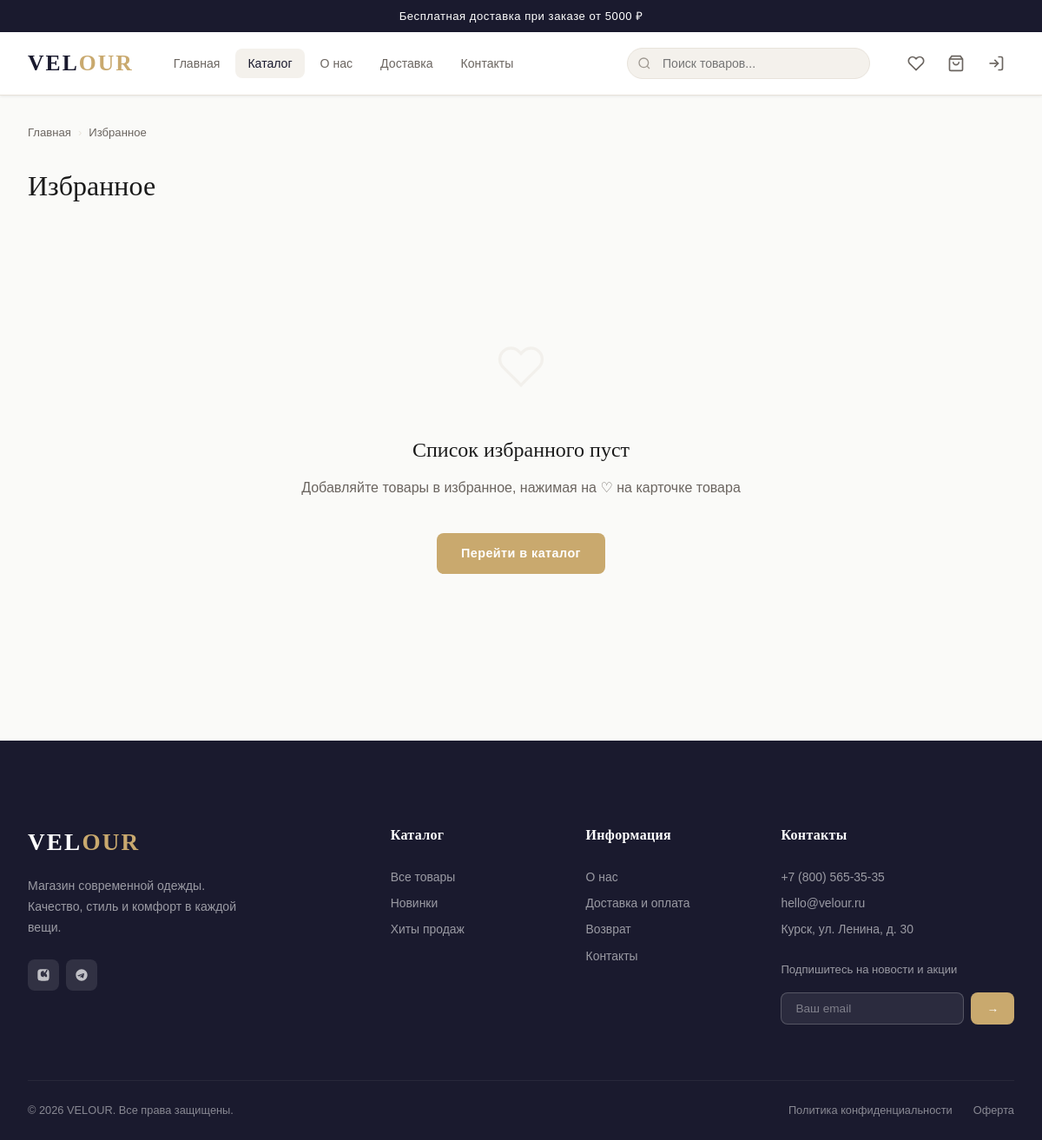
Screenshot of /catalog/favorites/ with the database file from the repository.
### apps/pages/models.py (models this page shows, shortened)
class SiteSettings(models.Model):
    site_name = models.CharField(max_length=100, default='Magazin Odejdi')
    site_description = models.TextField(blank=True)
    phone = models.CharField(max_length=30, blank=True)
    email = models.EmailField(blank=True)
    address = models.CharField(max_length=255, blank=True)
    vk_url = models.URLField(blank=True)
    telegram_url = models.URLField(blank=True)
    instagram_url = models.URLField(blank=True)
    delivery_info = models.TextField(blank=True, verbose_name='Информация о доставке')
    return_policy = models.TextField(blank=True, verbose_name='Политика возврата')
    free_delivery_from = models.DecimalField(max_digits=10, decimal_places=2, default=5000,
                                             verbose_name='Бесплатная доставка от (руб)')
    class Meta:
        verbose_name = 'Настройки сайта'
        verbose_name_plural = 'Настройки сайта'
    @classmethod
    def get(cls):
        obj, _ = cls.objects.get_or_create(pk=1)
        return obj

### apps/catalog/views.py (the view)
# urls.py: path('favorites/', views.FavoritesView.as_view(), name='favorites'),
class FavoritesView(TemplateView):
    template_name = 'catalog/favorites.html'
    def get_context_data(self, **kwargs):
        ctx = super().get_context_data(**kwargs)
        if self.request.user.is_authenticated:
            ctx['favorites'] = Product.objects.filter(
                favorited_by__user=self.request.user, is_active=True
            ).prefetch_related('images', 'variants').select_related('category')
        else:
            ctx['favorites'] = []
        return ctx

### apps/cart/context_processors.py (called while the page is built)
def cart_count(request):
    count = 0
    try:
        if request.user.is_authenticated:
            cart = Cart.objects.filter(user=request.user).first()
        else:
            key = request.session.get('cart_session_key')
            cart = Cart.objects.filter(session_key=key).first() if key else None
        if cart:
            count = cart.count
    except Exception:
        pass
    return {'cart_count': count}

### apps/pages/context_processors.py (called while the page is built)
def site_settings(request):
    try:
        settings = SiteSettings.get()
    except Exception:
        settings = None
    return {'site_settings': settings}

### templates/catalog/favorites.html (shortened to what this page needs)
{% extends "base.html" %}
{% load static %}
{% block content %}
<div class="container" id="favorites-container" style="padding-top:var(--space-xl);padding-bottom:var(--space-4xl)">
  <div class="breadcrumb">
    <a href="/">Главная</a><span class="breadcrumb-sep">›</span>
    <span>Избранное</span>
  </div>
  <div style="display:flex;align-items:center;justify-content:space-between;margin-bottom:var(--space-2xl);flex-wrap:wrap;gap:var(--space-md)">
    <h1 style="font-family:var(--font-display);font-size:2rem">Избранное</h1>
  </div>
  <div id="fav-empty" style="display:none" class="empty-state" style="padding:var(--space-4xl) 0">
    <div class="empty-state-icon">
      <svg width="56" height="56" viewBox="0 0 24 24" fill="none" stroke="currentColor" stroke-width="1.5" style="color:var(--color-border)">
        <path d="M20.84 4.61a5.5 5.5 0 00-7.78 0L12 5.67l-1.06-1.06a5.5 5.5 0 00-7.78 7.78l1.06 1.06L12 21.23l7.78-7.78 1.06-1.06a5.5 5.5 0 000-7.78z"/>
      </svg>
    </div>
    <h3>Список избранного пуст</h3>
    <p>Добавляйте товары в избранное, нажимая на ♡ на карточке товара</p>
    <a href="/catalog/" class="btn btn-primary" style="margin-top:var(--space-lg)">Перейти в каталог</a>
  </div>
</div>
{% endblock %}

### templates/base.html (shortened to what this page needs)
<!DOCTYPE html>
<html lang="ru">
<head>
  {% load static %}
  <link rel="stylesheet" href="{% static 'css/fonts.css' %}">
  <link rel="stylesheet" href="{% static 'css/variables.css' %}">
  <link rel="stylesheet" href="{% static 'css/base.css' %}">
  <link rel="stylesheet" href="{% static 'css/header.css' %}">
  <link rel="stylesheet" href="{% static 'css/footer.css' %}">
  <link rel="stylesheet" href="{% static 'css/catalog.css' %}">
  <link rel="stylesheet" href="{% static 'css/pages.css' %}">
</head>
<body data-authenticated="{% if user.is_authenticated %}true{% else %}false{% endif %}">
  {% if site_settings and site_settings.delivery_info %}
  <div class="announcement-bar">
    <span>Бесплатная доставка при заказе от {{ site_settings.free_delivery_from|floatformat:0 }} ₽</span>
  </div>
  {% endif %}
  {% include "includes/header.html" %}
  <main style="flex:1">
    {% block content %}{% endblock %}
  </main>
  {% include "includes/footer.html" %}
</body>
</html>

### templates/includes/footer.html (shortened to what this page needs)
{% load static %}
<footer class="site-footer">
  <div class="container">
    <div class="footer-main">
      <div class="footer-brand">
        <a href="/" class="logo" style="font-family:var(--font-display);font-size:1.7rem;letter-spacing:.08em;color:#fff;margin-bottom:16px;display:block">VEL<span style="color:var(--color-accent)">OUR</span></a>
        <p class="footer-desc">
          {% if site_settings and site_settings.site_description %}
            {{ site_settings.site_description }}
          {% else %}
            Магазин современной одежды. Качество, стиль и комфорт в каждой вещи.
          {% endif %}
        </p>
        <div class="footer-socials">
          {% if site_settings and site_settings.vk_url %}
          <a href="{{ site_settings.vk_url }}" class="footer-social-link" target="_blank" rel="noopener" aria-label="ВКонтакте">
          </a>
          {% endif %}
          {% if site_settings and site_settings.telegram_url %}
          <a href="{{ site_settings.telegram_url }}" class="footer-social-link" target="_blank" rel="noopener" aria-label="Telegram">
          </a>
          {% endif %}
        </div>
      </div>
      <div>
        <div class="footer-col-title">Каталог</div>
        <div class="footer-links">
          <a href="/catalog/" class="footer-link">Все товары</a>
          <a href="/catalog/?is_new=true" class="footer-link">Новинки</a>
          <a href="/catalog/?is_featured=true" class="footer-link">Хиты продаж</a>
        </div>
      </div>
      <div>
        <div class="footer-col-title">Информация</div>
        <div class="footer-links">
          <a href="/about/" class="footer-link">О нас</a>
          <a href="/delivery/" class="footer-link">Доставка и оплата</a>
          <a href="/returns/" class="footer-link">Возврат</a>
          <a href="/contacts/" class="footer-link">Контакты</a>
        </div>
      </div>
      <div>
        <div class="footer-col-title">Контакты</div>
        {% if site_settings %}
        <div class="footer-links" style="margin-bottom:20px">
          {% if site_settings.phone %}<a href="tel:{{ site_settings.phone }}" class="footer-link">{{ site_settings.phone }}</a>{% endif %}
          {% if site_settings.email %}<a href="mailto:{{ site_settings.email }}" class="footer-link">{{ site_settings.email }}</a>{% endif %}
          {% if site_settings.address %}<span class="footer-link" style="cursor:default">{{ site_settings.address }}</span>{% endif %}
        </div>
        {% endif %}
        <div class="footer-newsletter">
          <div style="font-size:.82rem;opacity:.7;margin-bottom:10px">Подпишитесь на новости и акции</div>
          <form class="footer-newsletter-form newsletter-form">
            <input type="email" name="email" placeholder="Ваш email" class="footer-newsletter-input" required>
            <button type="submit" class="footer-newsletter-btn">→</button>
          </form>
        </div>
      </div>
    </div>
    <div class="footer-bottom">
      <span>© {% now "Y" %} {% if site_settings %}{{ site_settings.site_name }}{% else %}VELOUR{% endif %}. Все права защищены.</span>
      <div class="footer-bottom-links">
        <a href="/privacy/">Политика конфиденциальности</a>
        <a href="/terms/">Оферта</a>
      </div>
    </div>
  </div>
</footer>

### static/css/variables.css (style rules this page uses)
:root { --color-primary: #1a1a2e; --color-primary-light: #16213e; --color-accent: #c9a96e; --color-accent-hover: #b8915a; --color-accent-light: #f5efe6; --color-white: #ffffff; --color-bg: #fafaf8; --color-bg-alt: #f4f1ec; --color-border: #e8e3db; --color-border-light: #f0ece5; --color-text: #1a1a1a; --color-text-muted: #6b6560; --color-text-light: #9e9890; --color-success: #2d7a4e; --color-error: #c0392b; --color-warning: #d68910; --font-main: 'Manrope', sans-serif; --font-display: 'Cormorant Garamond', serif; --space-xs: 4px; --space-sm: 8px; --space-md: 16px; --space-lg: 24px; --space-xl: 32px; --space-2xl: 48px; --space-3xl: 64px; --space-4xl: 96px; --container-max: 1400px; --header-h: 72px; --radius-sm: 4px; --radius-md: 8px; --radius-lg: 16px; --radius-full: 999px; --shadow-sm: 0 1px 3px rgba(0,0,0,.08); --shadow-md: 0 4px 16px rgba(0,0,0,.10); --shadow-lg: 0 8px 32px rgba(0,0,0,.14); --shadow-card: 0 2px 8px rgba(26,26,46,.06); --transition: 0.2s ease; --transition-slow: 0.4s ease; }

### static/css/base.css (style rules this page uses)
*, *::before, *::after { box-sizing: border-box; margin: 0; padding: 0; }
html { scroll-behavior: smooth; font-size: 16px; }
body { font-family: var(--font-main); color: var(--color-text); background: var(--color-bg); line-height: 1.6; min-height: 100vh; display: flex; flex-direction: column; overflow-x: hidden; }
a { color: inherit; text-decoration: none; }
button { cursor: pointer; border: none; background: none; font-family: inherit; }
input, select, textarea { font-family: inherit; }
.container { width: 100%; max-width: var(--container-max); margin: 0 auto; padding: 0 var(--space-xl); }
h1, h2, h3, h4, h5 { font-family: var(--font-display); font-weight: 500; line-height: 1.2; }
h1 { font-size: clamp(2rem, 4vw, 3.5rem); }
h3 { font-size: clamp(1.2rem, 2vw, 1.75rem); }
p { margin-bottom: var(--space-md); }
.btn { display: inline-flex; align-items: center; gap: var(--space-sm); padding: 12px 28px; border-radius: var(--radius-md); font-size: 0.9rem; font-weight: 600; letter-spacing: 0.03em; transition: var(--transition); white-space: nowrap; }
.btn-primary { background: var(--color-accent); color: var(--color-white); }
.breadcrumb { display: flex; align-items: center; gap: var(--space-sm); font-size: 0.82rem; color: var(--color-text-muted); margin-bottom: var(--space-xl); }
.breadcrumb-sep { color: var(--color-border); }
.empty-state { text-align: center; padding: var(--space-4xl) var(--space-xl); color: var(--color-text-muted); }
.empty-state-icon { font-size: 4rem; margin-bottom: var(--space-lg); opacity: 0.4; }
.empty-state h3 { margin-bottom: var(--space-md); color: var(--color-text); }
@media (max-width: 1440px) { .container { padding: 0 var(--space-xl); } }

### static/css/header.css (style rules this page uses)
.logo { font-family: var(--font-display); font-size: 1.6rem; font-weight: 600; color: var(--color-primary); letter-spacing: 0.08em; flex-shrink: 0; white-space: nowrap; }
.logo span { color: var(--color-accent); }
.announcement-bar { background: var(--color-primary); color: var(--color-white); text-align: center; padding: 8px var(--space-md); font-size: 0.82rem; letter-spacing: 0.04em; overflow: hidden; }

### rows the page displays
SiteSettings: free_delivery_from "5000", site_description "Магазин современной одежды. Качество, стиль и комфорт в каждой вещи.", phone "+7 (800) 565-35-35", email "hello@velour.ru", address "Курск, ул. Ленина, д. 30", site_name "VELOUR"
